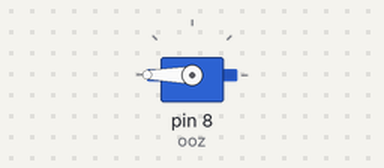
A sketch run on a simulated Arduino Uno, built with avr-gcc and run on an emulated ATmega328P. Parts: servo.

Above: at 0.05 s.
Timing chart, 0 to 3.0 s (numbered marks = the images above):
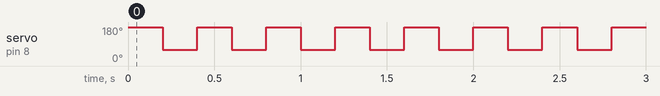

Measured:
- by itself, servo on pin 8 (ooz): alternates 180° for 0.20 s and 60° for 0.20 s

The sketch:

prob3_ard_right.ino
```cpp
#include<Servo.h>
Servo ooz;
void setup() {
 ooz.attach(8);

}
void ooz_kuimul()
{
    ooz.write(180);
    delay(200);
    ooz.write(60);
    delay(200);
    }
void loop() {
  ooz_kuimul();
}
```
